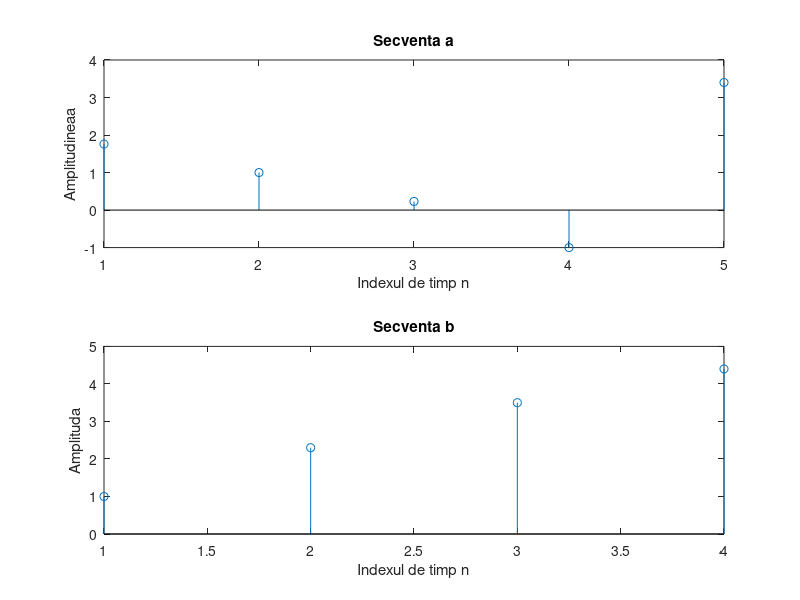

The MATLAB source for this figure:
a=[1.76  1  0.23  -1  3.4];
b=[1 2.3 3.5 4.4];
d=5;
n=1:1:d;
c=4;
l=1:1:c;
subplot(2,1,1);
stem(n,a);
xlabel('Indexul de timp n'); ylabel('Amplitudineaa')
title('Secventa a')
subplot(2,1,2);
stem(l,b);
xlabel('Indexul de timp n'); ylabel('Amplituda')
title('Secventa b')